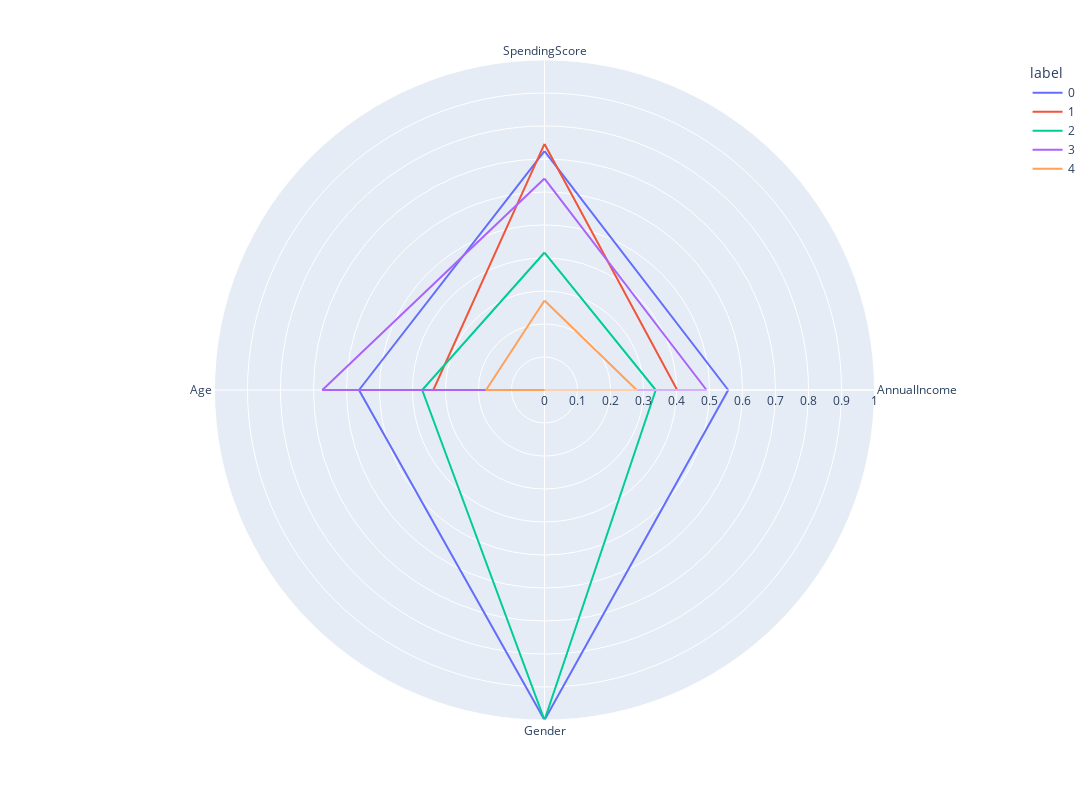

The notebook cell saved with this chart:
### Code cell
kmeans = KMeans(
        n_clusters=5, init="k-means++",
        n_init=10,
        tol=1e-04, random_state=42
    )
kmeans.fit(Y)
clusters=pd.DataFrame(Y,columns=data.drop(["StockCode","Description","InvoiceDate","InvoiceNo","CustomerID","QuantityCanceled","TotalPrice","Quantity","UnitPrice","Country"],axis=1).columns)
clusters['label']=kmeans.labels_
polar=clusters.groupby("label").mean().reset_index()
polar=pd.melt(polar,id_vars=["label"])
fig5 = px.line_polar(polar, r="value", theta="variable", color="label", line_close=True,height=800,width=1400)
fig5.show()

### Figure 1 — Plotly figure (JSON) as saved in the notebook; plotly's stock layout.template omitted (floating-point values rounded to 4 significant figures)
{"data": [{"hovertemplate": "label=0<br>value=%{r}<br>variable=%{theta}<extra></extra>", "legendgroup": "0", "line": {"color": "#636efa", "dash": "solid"}, "marker": {"symbol": "circle"}, "mode": "lines", "name": "0", "r": [0.7242, 0.5566, 1, 0.5621, 0.7242], "showlegend": true, "subplot": "polar", "theta": ["SpendingScore", "AnnualIncome", "Gender", "Age", "SpendingScore"], "type": "scatterpolar"}, {"hovertemplate": "label=1<br>value=%{r}<br>variable=%{theta}<extra></extra>", "legendgroup": "1", "line": {"color": "#EF553B", "dash": "solid"}, "marker": {"symbol": "circle"}, "mode": "lines", "name": "1", "r": [0.7457, 0.402, 0, 0.337, 0.7457], "showlegend": true, "subplot": "polar", "theta": ["SpendingScore", "AnnualIncome", "Gender", "Age", "SpendingScore"], "type": "scatterpolar"}, {"hovertemplate": "label=2<br>value=%{r}<br>variable=%{theta}<extra></extra>", "legendgroup": "2", "line": {"color": "#00cc96", "dash": "solid"}, "marker": {"symbol": "circle"}, "mode": "lines", "name": "2", "r": [0.4166, 0.3371, 1, 0.3706, 0.4166], "showlegend": true, "subplot": "polar", "theta": ["SpendingScore", "AnnualIncome", "Gender", "Age", "SpendingScore"], "type": "scatterpolar"}, {"hovertemplate": "label=3<br>value=%{r}<br>variable=%{theta}<extra></extra>", "legendgroup": "3", "line": {"color": "#ab63fa", "dash": "solid"}, "marker": {"symbol": "circle"}, "mode": "lines", "name": "3", "r": [0.6409, 0.491, 0, 0.6732, 0.6409], "showlegend": true, "subplot": "polar", "theta": ["SpendingScore", "AnnualIncome", "Gender", "Age", "SpendingScore"], "type": "scatterpolar"}, {"hovertemplate": "label=4<br>value=%{r}<br>variable=%{theta}<extra></extra>", "legendgroup": "4", "line": {"color": "#FFA15A", "dash": "solid"}, "marker": {"symbol": "circle"}, "mode": "lines", "name": "4", "r": [0.2711, 0.2793, 0, 0.1771, 0.2711], "showlegend": true, "subplot": "polar", "theta": ["SpendingScore", "AnnualIncome", "Gender", "Age", "SpendingScore"], "type": "scatterpolar"}], "layout": {"height": 800, "legend": {"title": {"text": "label"}, "tracegroupgap": 0}, "margin": {"t": 60}, "polar": {"angularaxis": {"direction": "clockwise", "rotation": 90}, "domain": {"x": [0, 1], "y": [0, 1]}}, "width": 1400}}
